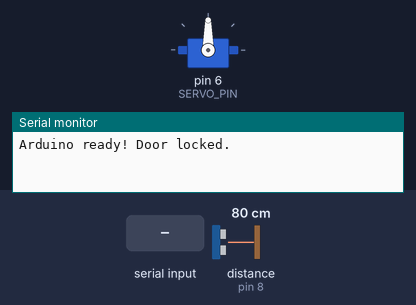
Bench run of a sketch on a simulated Arduino Uno, built with avr-gcc and run on an emulated ATmega328P. On the bench: servo, the last lines printed to the serial monitor. Wiring (inferred from the names in the program): ultrasonic range finder: trigger pin 9; echo pin 8. Inputs (shaded band) come from the test bench; at power-on: distance to the obstacle (sensor on pin 8) 80 cm. The echo pulse lasts 58.3 µs per cm.

Above: at 1.2 s.
1.3 s: distance to the obstacle (sensor on pin 8) set to 55 cm
2.8 s: distance to the obstacle (sensor on pin 8) set to 48 cm
4.5 s: "SERVO_ON\n" received over Serial
6.1 s: "SERVO_LOCK\n" received over Serial
At 7.0 s:
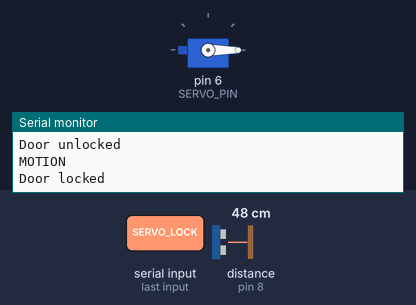
Timing chart, 0 to 8.6 s (numbered marks = the images above; inputs shaded):
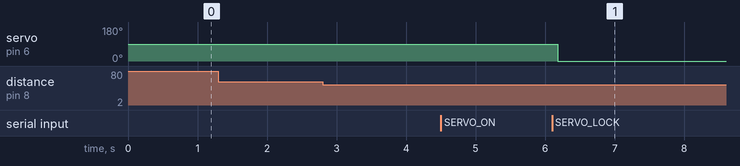

The sketch:

Ultrasonic.ino
```cpp
#include <Servo.h>

#define TRIG_PIN 9
#define ECHO_PIN 8
#define SERVO_PIN 6

Servo myServo;
unsigned long lastTriggerTime = 0;
const int triggerDelay = 3000;
bool isLocked = true;  // Track door state

void setup() {
  Serial.begin(115200);
  pinMode(TRIG_PIN, OUTPUT);
  pinMode(ECHO_PIN, INPUT);
  myServo.attach(SERVO_PIN);
  myServo.write(90); // STOP for continuous servo
  isLocked = true;   // Start in locked position
  Serial.println("Arduino ready! Door locked.");
}

long getDistance() {
  digitalWrite(TRIG_PIN, LOW);
  delayMicroseconds(2);
  digitalWrite(TRIG_PIN, HIGH);
  delayMicroseconds(10);
  digitalWrite(TRIG_PIN, LOW);
  long duration = pulseIn(ECHO_PIN, HIGH, 25000);
  long distance = duration * 0.034 / 2;
  return distance;
}

void loop() {
  long distance = getDistance();

  if (distance > 0 && distance < 50 && millis() - lastTriggerTime > triggerDelay) {
    Serial.println("MOTION");
    lastTriggerTime = millis();
  }

  if (Serial.available()) {
    String cmd = Serial.readStringUntil('\n');
    cmd.trim();

    if (cmd == "SERVO_ON") {
      // Only unlock if currently locked
      if (isLocked) {          // rotate for 0.2 seconds = ~90 degrees
        myServo.write(90);   // STOP
        delay(100);          // wait before changing state
        isLocked = false;    // Mark as unlocked
        Serial.println("Door unlocked");
      } else {
        Serial.println("Door already unlocked - skipping");
      }
      // Clear serial buffer completely
      delay(50);
      while(Serial.available() > 0) {
        Serial.read();
      }
    }
    else if (cmd == "SERVO_LOCK") {
      // Only lock if currently unlocked
      if (!isLocked) {
        myServo.write(0);    // full speed counter-clockwise
        delay(200);          // rotate for 0.2 seconds = ~90 degrees    // wait before changing state
        isLocked = true;     // Mark as locked
        Serial.println("Door locked");
      } else {
        Serial.println("Door already locked - skipping");
      }
      // Clear serial buffer completely
      delay(50);
      while(Serial.available() > 0) {
        Serial.read();
      }
    }
  }

  delay(100);
}
```

Measured:
- after the input at 1.3 s, every drawn part: stays the same
- after the input at 6.1 s, servo on pin 6 (SERVO_PIN): 90° → 0° after 0.08 s
